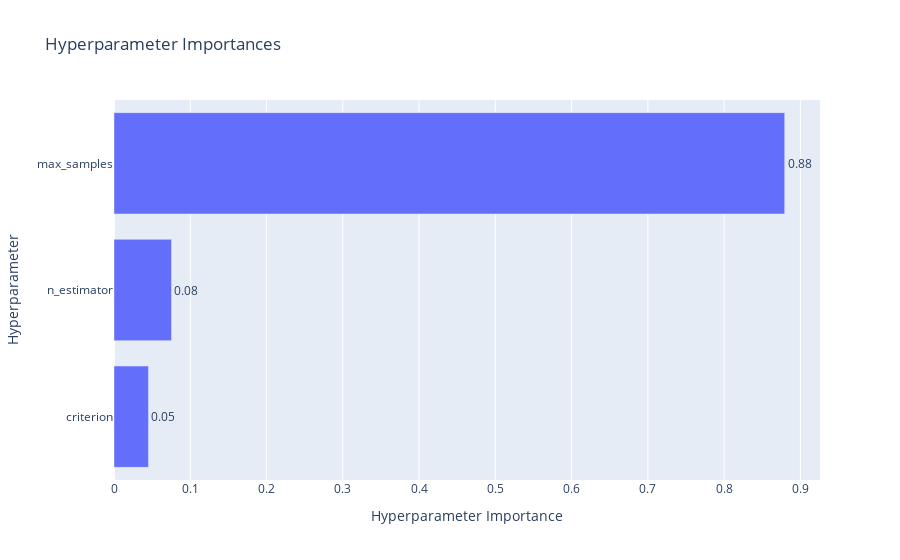

Notebook source saved alongside this figure:
### Code cell
plot_param_importances(study).show()

### Figure 1 — Plotly figure (JSON) as saved in the notebook; plotly's stock layout.template omitted (floating-point values rounded to 4 significant figures)
{"data": [{"cliponaxis": false, "hovertemplate": ["criterion (CategoricalDistribution): 0.04519151971616376<extra></extra>", "n_estimator (IntDistribution): 0.07537669380375231<extra></extra>", "max_samples (FloatDistribution): 0.879431786480084<extra></extra>"], "name": "Objective Value", "orientation": "h", "text": ["0.05", "0.08", "0.88"], "textposition": "outside", "type": "bar", "x": [0.04519, 0.07538, 0.8794], "y": ["criterion", "n_estimator", "max_samples"]}], "layout": {"title": {"text": "Hyperparameter Importances"}, "xaxis": {"title": {"text": "Hyperparameter Importance"}}, "yaxis": {"title": {"text": "Hyperparameter"}}}}
